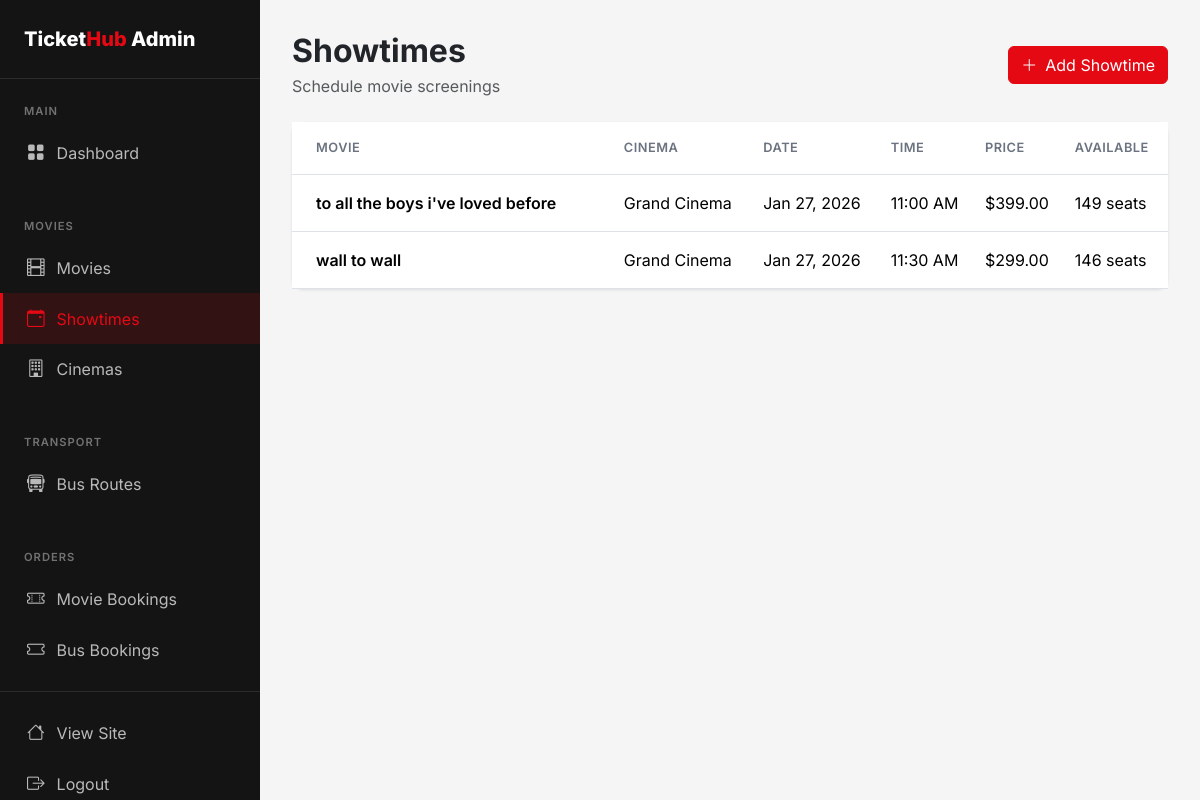
Screenshot of /admin/showtimes (signed in) with the database file from the repository.
### flask_app/app.py (models this page shows)
class Showtime(db.Model):
    id = db.Column(db.Integer, primary_key=True)
    movie_id = db.Column(db.Integer, db.ForeignKey('movie.id'), nullable=False)
    cinema_id = db.Column(db.Integer, db.ForeignKey('cinema.id'), nullable=False)
    show_date = db.Column(db.Date, nullable=False)
    show_time = db.Column(db.Time, nullable=False)
    price = db.Column(db.Float, nullable=False)
    available_seats = db.Column(db.Integer)
    bookings = db.relationship('MovieBooking', backref='showtime', lazy=True)

class Movie(db.Model):
    id = db.Column(db.Integer, primary_key=True)
    title = db.Column(db.String(200), nullable=False)
    description = db.Column(db.Text)
    genre = db.Column(db.String(100))
    duration = db.Column(db.Integer)  # in minutes
    rating = db.Column(db.String(10))  # PG, PG-13, R, etc.
    poster_image = db.Column(db.String(255))
    trailer_url = db.Column(db.String(255))
    release_date = db.Column(db.Date)
    is_active = db.Column(db.Boolean, default=True)
    created_at = db.Column(db.DateTime, default=datetime.utcnow)
    showtimes = db.relationship('Showtime', backref='movie', lazy=True, cascade='all, delete-orphan')

class Cinema(db.Model):
    id = db.Column(db.Integer, primary_key=True)
    name = db.Column(db.String(100), nullable=False)
    location = db.Column(db.String(200))
    total_seats = db.Column(db.Integer, default=100)
    showtimes = db.relationship('Showtime', backref='cinema', lazy=True)

### flask_app/app.py (the view)
@app.route('/admin/showtimes')
@login_required
@admin_required
def admin_showtimes():
    showtimes = Showtime.query.order_by(Showtime.show_date.desc(), Showtime.show_time).all()
    return render_template('admin/showtimes/list.html', showtimes=showtimes)

### flask_app/app.py (called while the page is built)
@login_manager.user_loader
def load_user(user_id):
    return User.query.get(int(user_id))

def admin_required(f):
    @wraps(f)
    def decorated_function(*args, **kwargs):
        if not current_user.is_authenticated or not current_user.is_admin:
            flash('You need admin access for this action.', 'error')
            return redirect(url_for('index'))
        return f(*args, **kwargs)
    return decorated_function

### flask_app/templates/admin/showtimes/list.html (shortened to what this page needs)
{% extends 'admin/base.html' %}
{% block admin_content %}
<div class="d-flex justify-content-between align-items-center mb-4">
    <div>
        <h2 class="fw-bold mb-1">Showtimes</h2>
        <p class="text-muted mb-0">Schedule movie screenings</p>
    </div>
    <a href="{{ url_for('admin_add_showtime') }}" class="btn btn-primary">
        <i class="bi bi-plus-lg me-2"></i>Add Showtime
    </a>
</div>
<div class="card">
    <div class="card-body p-0">
        {% if showtimes %}
            <div class="table-responsive">
                <table class="table table-hover align-middle mb-0">
                    <thead class="bg-light">
                        <tr>
                            <th class="px-4 py-3">Movie</th>
                            <th class="py-3">Cinema</th>
                            <th class="py-3">Date</th>
                            <th class="py-3">Time</th>
                            <th class="py-3">Price</th>
                            <th class="py-3">Available</th>
                        </tr>
                    </thead>
                    <tbody>
                        {% for showtime in showtimes %}
                        <tr>
                            <td class="px-4 py-3 fw-semibold">{{ showtime.movie.title }}</td>
                            <td class="py-3">{{ showtime.cinema.name }}</td>
                            <td class="py-3">{{ showtime.show_date.strftime('%b %d, %Y') }}</td>
                            <td class="py-3">{{ showtime.show_time.strftime('%I:%M %p') }}</td>
                            <td class="py-3">${{ "%.2f"|format(showtime.price) }}</td>
                            <td class="py-3">{{ showtime.available_seats }} seats</td>
                        </tr>
                        {% endfor %}
                    </tbody>
                </table>
            </div>
        {% else %}
            <div class="text-center py-5">
                <i class="bi bi-calendar-x text-muted" style="font-size: 4rem;"></i>
                <h5 class="mt-4 text-muted">No showtimes scheduled</h5>
                <a href="{{ url_for('admin_add_showtime') }}" class="btn btn-primary mt-2">Add Showtime</a>
            </div>
        {% endif %}
    </div>
</div>
{% endblock %}

### flask_app/templates/admin/base.html (style rules this page uses)
:root { --primary: #E50914; --primary-dark: #B20710; --secondary: #0A84FF; --dark: #141414; --dark-lighter: #1F1F1F; --gray-100: #F5F5F5; --gray-200: #E5E5E5; --gray-600: #6B7280; --success: #22C55E; }
body { font-family: 'Inter', sans-serif; background: var(--gray-100); }
.card { border: none; border-radius: 12px; box-shadow: 0 1px 3px rgba(0,0,0,0.1); }
.btn-primary { background: var(--primary); border-color: var(--primary); }
.table th { font-weight: 600; font-size: 0.8rem; text-transform: uppercase; letter-spacing: 0.5px; color: var(--gray-600); }

### rows the page displays
Showtime: movie "to all the boys i've loved before", cinema.name "Grand Cinema", show_date "Jan 27, 2026", show_time "11:00 AM", price "399.00", available_seats "149"
Showtime: movie "wall to wall", cinema.name "Grand Cinema", show_date "Jan 27, 2026", show_time "11:30 AM", price "299.00", available_seats "146"
